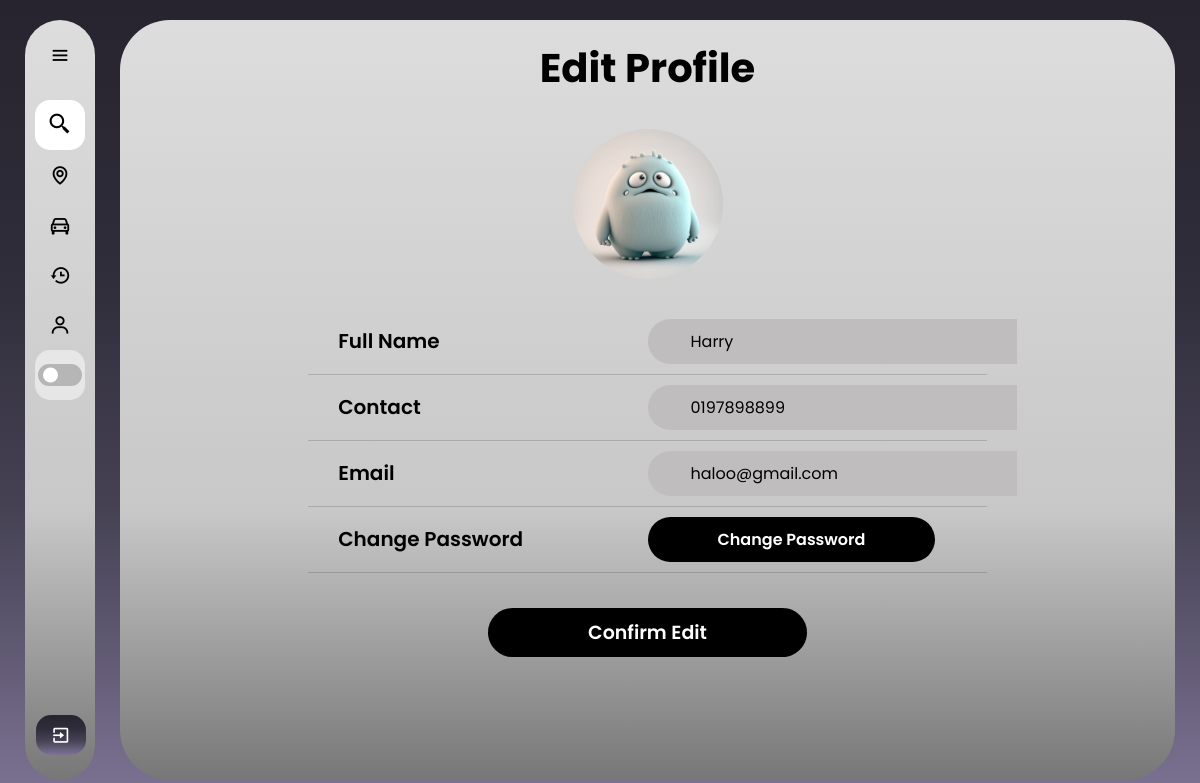
The page /editprofile (signed in) on the database its author committed.
### web/models.py (models this page shows)
class Profile(db.Model):
    id = db.Column(db.Integer, primary_key=True)
    fullName = db.Column(db.String(150))
    gender = db.Column(db.String(100), nullable=False)
    birthyear=db.Column(db.String(15), nullable=False)
    contact = db.Column(db.String(15), nullable=False)
    status = db.Column(db.String(20), nullable=False, default='APPROVING')
    profile_pic = db.Column(db.String(200), default="default.jpg")  # Make sure this column is present
    user_id = db.Column(db.Integer, db.ForeignKey('user.id'), nullable=False)

class User(db.Model, UserMixin):
    id = db.Column(db.Integer, primary_key=True)
    email = db.Column(db.String(150), unique=True)
    password = db.Column(db.String(150))
    is_admin = db.Column(db.Boolean, default=False)  # Add this line
    drivers_post = db.relationship('Rides', backref='user', lazy=True)
    profile = db.relationship('Profile', backref='user', lazy=True)
    passenger_matches = db.relationship('PassengerMatch', foreign_keys='PassengerMatch.passenger_id', backref='passenger_match', lazy=True)

### web/routes.py (the view, shortened to what this page needs)
@bp.route('/editprofile', methods=['GET', 'POST'])
@login_required
def editprofile():
    profile = Profile.query.filter_by(user_id=current_user.id).first()
    if request.method == 'GET':
        if not profile:
            flash("Profile not found.", category="error")
            return redirect(url_for('main.base_profile'))
        return render_template('editprofile.html', profile=profile)

### web/templates/editprofile.html (shortened to what this page needs)
{% extends "base.html" %}
{% block content %}
<!DOCTYPE html>
<html lang="en">
<head>
    <link rel="stylesheet" href="../static/editprofile.css">
    <link href='https://unpkg.com/boxicons@2.1.4/css/boxicons.min.css' rel='stylesheet'>
</head>
<body>
    <div class="container">
        <h1>Edit Profile</h1>
        <div class="box">
            <div class="details">
                <form action="{{ url_for('main.editprofile') }}" method="POST" enctype="multipart/form-data">
                    <div class="wrapper">
                        {% if profile.profile_pic %}
                            <img id="profilePicPreview" src="{{ url_for('static', filename=profile.profile_pic.split('static/')[-1]) }}" alt="Profile Picture">
                        {% else %}
                            <img id="profilePicPreview" src="#" alt="Profile Picture">
                        {% endif %}
                    </div>
                    <div class="info">
                        <div class="row">
                            <div class="title">Full Name</div>
                            <div class="ans">
                                <input type="text" id="fullName" name="fullName" value="{{ profile.fullName }}" required>
                            </div>
                        </div>
                        <div class="row">
                            <div class="title">Contact</div>
                            <div class="ans">
                                <input type="text" id="contact" name="contact" value="{{ profile.contact }}" required>
                            </div>
                        </div>
                        <div class="row">
                            <div class="title">Email</div>
                            <div class="ans">
                                <input type="email" id="email" name="email" value="{{ current_user.email }}" required>
                            </div>
                        </div>
                        <div class="row">
                            <div class="title">Change Password</div>
                            <div class="ans">
                                <a href="{{ url_for('main.change_password') }}">
                                    <button type="button" class="btn1">Change Password</button>
                                </a>
                            </div>
                        </div>
                    </div>
                    <button type="submit" class="btn">Confirm Edit</button>
                </form>
            </div>
        </div>
    </div>
</body>
</html>
{% endblock %}

### web/static/base.css (style rules this page uses)
* { margin: 0; padding: 0; box-sizing: border-box; font-family: "poppins"; }
:root { --background-color: linear-gradient(to bottom, #27242f, #292632, #2c2935, #2e2b39, #312e3c, #383544, #3f3b4c, #464254, #534e64, #615a74, #6f6784, #7d7495); --box-color: linear-gradient(180deg, #DDDDDD 0%, #C8C8C8 64.5%, #777777 100%); --text-color: black; --toggle-color: white; --mode-background: rgba(255, 255, 255, 0.5); --box-shadow: 5px 5px 10px rgba(0, 0, 0, 0.5); --scroll: #0004; }
body { position: relative; min-height: 100vh; width: 100%; overflow: hidden; background: var(--background-color) fixed; }

### web/static/editprofile.css (style rules this page uses)
* { margin: 0; padding: 0; box-sizing: border-box; font-family: "poppins"; }
:root { --background-color: linear-gradient(to bottom, #27242f, #292632, #2c2935, #2e2b39, #312e3c, #383544, #3f3b4c, #464254, #534e64, #615a74, #6f6784, #7d7495); --box-color: linear-gradient(180deg, #DDDDDD 0%, #C8C8C8 64.5%, #777777 100%); --text-color: black; --toggle-color: white; --mode-background: rgba(255, 255, 255, 0.5); --box-shadow: 5px 5px 10px rgba(0, 0, 0, 0.5); --box-shadow2: 10px 10px 20px rgba(0, 0, 0, 0.5); --table-header: #2424242f; --table-data: #0000000b; --table-hover: #fff6; --type-box: #bfbdbd; --scroll: #0004; }
body { position: relative; min-height: 100vh; width: 100%; }
.container { position: absolute; top: 20px; bottom: 20px; left: 120px; right: 25px; background: var(--box-color); border-radius: 50px; transition: all 0.5s ease; text-align: center; }
h1 { font-size: 40px; padding: 18px; color: var(--text-color); pointer-events: none; }
.box { width: 100%; max-height: calc(83% - .8rem); margin: .8rem auto; color: var(--text-color); overflow-y: auto; overflow-x: auto; white-space: nowrap; transition: all 0.5s ease; }
.wrapper { height: 150px; width: 150px; border-radius: 100px; position: relative; background-size: 100% 100%; margin: 0 auto; overflow: hidden; display: flex; justify-content: center; align-items: center; }
.wrapper img { max-width: 100%; max-height: 100%; object-fit: cover; }
.info { padding: 30px; font-size: 20px; color: var(--text-color); width: 50%; margin: 0 auto; transition: all 0.5s ease; }
.row { display: flex; justify-content: space-between; padding: 10px 0; border-bottom: 1.5px solid var(--table-header); }
.title { font-weight: 600; padding-left: 30px; transform: translateY(15%); flex-shrink: 0; }
.ans { width: 50%; font-weight: 300; text-align: left; padding-right: 30px; flex-shrink: 0; transition: all 0.5s ease; }
.ans input { background: var(--type-box); border: none; padding: 10px 43px; border-radius: 50px; outline: 3px solid transparent; transition: 0.3s; font-size: 16px; color: var(--text-color); }
.btn1 { background: var(--text-color); border: none; border-radius: 50px; color: var(--toggle-color); cursor: pointer; font-weight: 600; padding: 10px 70px; font-size: 16px; }
.btn { background: var(--text-color); border: none; border-radius: 50px; color: var(--toggle-color); cursor: pointer; font-weight: 600; padding: 10px 100px; font-size: 19px; margin: 5px; white-space: nowrap; }
@media screen and (min-width:900px) and (max-width: 1300px) { .box { width: 70%; transition: all 0.5s ease; } }
@media screen and (min-width:900px) and (max-width: 1300px) { .info { width: 100%; transition: all 0.5s ease; } }

### rows shown on the page
Profile: profile_pic (picture), fullName "Harry", contact "0197898899"
User: email "haloo@gmail.com"
